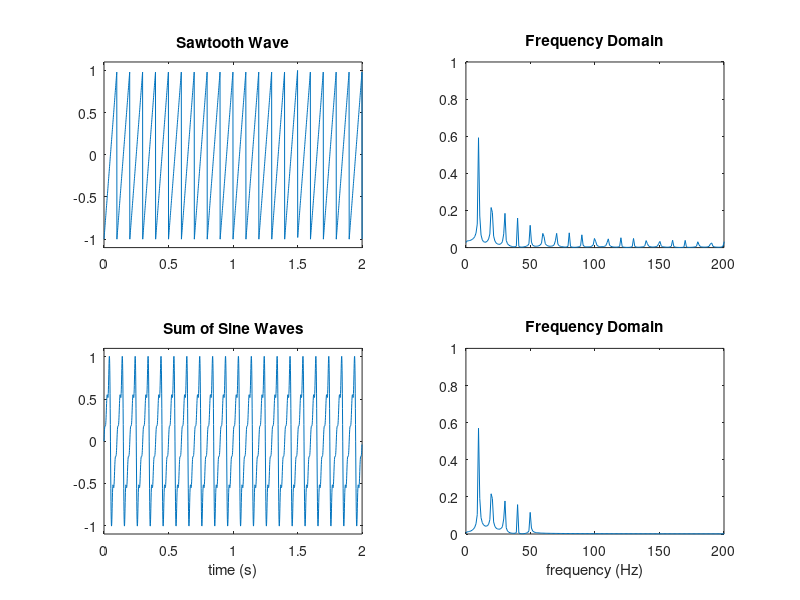

The MATLAB source for this figure:

T1 = 2; 
fs=1000;
t = 0:1/fs:T1;
f=10; 
x = sawtooth(2*pi*10*t);

n = 1024; 
Y = fft(x,n);
x2 = abs(Y/n);
x3 = x2(:,1:n/2+1);
x3(:,2:end-1) = 2*x3(:,2:end-1);

f03 = 10;  
T3 = 2;
fs3 = 1000;
t3 = 0:1/fs3:T3-1/fs3;   
x1 =  2/pi * ( (sin(2*pi*f03*t3)) - (1/2)*((sin(2*pi*2*f03*t3))) + (1/3)*((sin(2*pi*3*f03*t3))) - (1/4)*((sin(2*pi*4*f03*t3))) + (1/5)*((sin(2*pi*5*f03*t3))));

n = 1024; 
Y2 = fft(x1,n);
x4 = abs(Y2/n);
x5 = x4(:,1:n/2+1);
x5(:,2:end-1) = 2*x5(:,2:end-1);



subplot(2,2,1),plot(t,x);
xlim([0 2])
ylim([-1.10 1.10])
title('Sawtooth Wave');

subplot(2,2,2),plot(0:(fs/n):(fs/2-fs/n),x3(1:n/2));
xlim([0 200])
ylim([0 1])
title('Frequency Domain');

subplot(2,2,3),plot(t3,x1);
ylim([-1.10 1.10])
title('Sum of Sine Waves');
xlabel("time (s)");

subplot(2,2,4),plot(0:(fs/n):(fs/2-fs/n),x5(1:n/2));
xlim([0 200])
ylim([0 1])
title('Frequency Domain');
xlabel("frequency (Hz)");